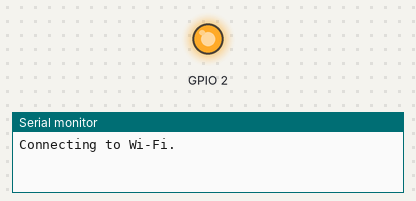
The sketch below on a simulated ESP32. On the bench: output pins drawn as LEDs (lit = HIGH), the last lines printed to the serial monitor. WiFi joins after 1.5 s; servers stay silent unless stated.

Above: at 0.1 s.
At 1.1 s:
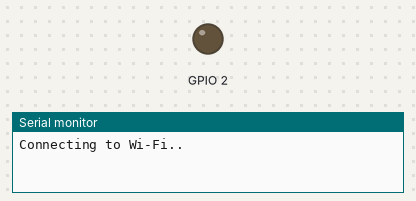
Timing chart, 0 to 2.6 s (numbered marks = the images above):
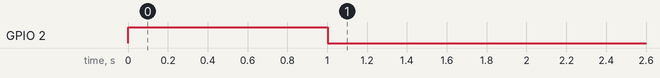

The sketch:

ConnectingToWifi.ino
```cpp
#include <WiFi.h>
#include "../Credentials.h"

void setup()
{
  pinMode(2, OUTPUT);
  Serial.begin(9600);
  WiFiInit();
}

void loop()
{
}

void WiFiInit()
{
  // Connecting to Wi-Fi network
  WiFi.begin(ssid,pass);
  Serial.print("Connecting to Wi-Fi");

  while (WiFi.status() != WL_CONNECTED)
  {
    Serial.print(".");
    digitalWrite(2, !digitalRead(2));
    delay(1000);
  }
  Serial.println();
  Serial.print("Connected with IP: ");
  Serial.println(WiFi.localIP());
  Serial.println();
}
```
